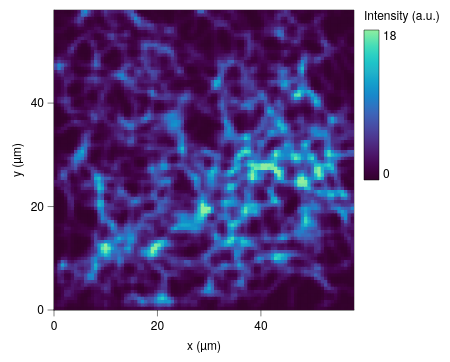

Write a Vega-Lite specification for this figure.
### Vega-Lite specification from a JSON file in a GitHub repository (floating-point values rounded to 4 significant figures; data arrays with more than 128 entries replaced by an {"elided": "..."} marker saying what was removed)
{"background": null, "config": {"arc": {"fill": "#DBDBDB", "fillOpacity": 1.0, "innerRadius": 37.5, "padAngle": 0.03, "stroke": "black", "strokeOpacity": 1, "strokeWidth": 0.25}, "area": {"fill": "#DBDBDB", "fillOpacity": 1.0, "stroke": "black", "strokeOpacity": 1, "strokeWidth": 0.25}, "axis": {"domain": true, "domainCap": "round", "domainColor": "black", "domainWidth": 0.25, "grid": false, "gridCap": "round", "gridColor": "#F1F1F1", "gridDash": [0, 0], "gridOpacity": 1.0, "gridWidth": 0.25, "labelColor": "black", "labelFont": "Helvetica Neue, HelveticaNeue, Helvetica, Arial, sans-serif", "labelFontSize": 6, "labelFontStyle": "normal", "labelFontWeight": 400, "offset": 0, "ticks": true, "tickCap": "round", "tickColor": "black", "tickRound": false, "tickSize": 3, "tickWidth": 0.25, "titleColor": "black", "titleFont": "Helvetica Neue, HelveticaNeue, Helvetica, Arial, sans-serif", "titleFontSize": 6, "titleFontStyle": "normal", "titleFontWeight": 400}, "axisX": {"domain": true, "labelAlign": "center", "labelAngle": 0, "labels": true, "ticks": true, "translate": 0}, "axisY": {"domain": true, "labelAlign": "right", "labelAngle": 0, "labels": true, "ticks": true, "translate": 0}, "axisRight": {"domain": true, "labelAlign": "left", "labelAngle": 0, "labels": true, "ticks": true, "translate": 0}, "axisTop": {"domain": true, "labelAlign": "center", "labelAngle": 0, "labels": true, "ticks": true, "translate": 0}, "axisBand": {"tickOffset": 0}, "bar": {"fill": "#DBDBDB", "fillOpacity": 1.0, "stroke": "black", "strokeOpacity": 1, "strokeWidth": 0.25}, "boxplot": {"size": 13.5, "ticks": {"cornerRadius": 0.25, "fill": "black", "opacity": 1, "size": 6.75, "thickness": 0.25}, "box": {"fillOpacity": 1.0, "stroke": "black", "strokeOpacity": 1, "strokeWidth": 0.25}, "median": {"cornerRadius": 0, "fill": "black", "fillOpacity": 1.0, "opacity": 1, "size": 13.5, "thickness": 0.25}, "rule": {"fill": "black", "fillOpacity": 1.0, "size": 15.0, "stroke": "black", "strokeDash": [0, 0], "strokeOpacity": 1, "strokeWidth": 0.25}, "outliers": {"color": "black", "fill": "black", "fillOpacity": 1.0, "size": 0, "stroke": "black", "strokeOpacity": 1, "strokeWidth": 0.25}}, "circle": {"fill": "black", "fillOpacity": 1.0, "size": 1.875, "stroke": null, "strokeOpacity": 1, "strokeWidth": 0.25}, "errorband": {"band": {"fillOpacity": 0.6, "stroke": null, "strokeWidth": 0.25, "strokeOpacity": 1}, "borders": {"opacity": 0, "strokeOpacity": 1, "strokeWidth": 0.25}}, "errorbar": {"opacity": 1, "rule": {"strokeDash": [0, 0], "strokeWidth": 0.25}, "ticks": {"color": "black", "cornerRadius": 0.125, "opacity": 1, "size": 9.0, "thickness": 0.25}, "thickness": 0.25}, "font": "Helvetica Neue, HelveticaNeue, Helvetica, Arial, sans-serif", "geoshape": {"fill": "#DBDBDB", "fillOpacity": 1.0, "stroke": "black", "strokeOpacity": 1, "strokeWidth": 0.25}, "header": {"labelColor": "black", "labelFont": "Helvetica Neue, HelveticaNeue, Helvetica, Arial, sans-serif", "labelFontSize": 6, "labelFontStyle": "normal", "labelFontWeight": 400, "titleColor": "black", "titleFont": "Helvetica Neue, HelveticaNeue, Helvetica, Arial, sans-serif", "titleFontSize": 6, "titleFontStyle": "normal", "titleFontWeight": 400, "titlePadding": 0}, "legend": {"disable": false, "offset": 4.5, "titlePadding": 4, "labelOffset": 2, "gradientLabelOffset": 2, "columnPadding": 4, "rowPadding": 2, "gradientLength": 75.0, "gradientThickness": 7.5, "gradientOpacity": 1.0, "gradientStrokeColor": "black", "gradientStrokeWidth": 0.25, "labelColor": "black", "labelFont": "Helvetica Neue, HelveticaNeue, Helvetica, Arial, sans-serif", "labelFontSize": 6, "labelFontStyle": "normal", "labelFontWeight": 400, "strokeColor": "black", "strokeWidth": 0, "symbolSize": 36, "symbolStrokeColor": "black", "symbolStrokeWidth": 0.25, "titleColor": "black", "titleFont": "Helvetica Neue, HelveticaNeue, Helvetica, Arial, sans-serif", "titleFontSize": 6, "titleFontStyle": "normal", "titleFontWeight": 400}, "line": {"color": "black", "stroke": "black", "strokeCap": "butt", "strokeDash": [0, 0], "strokeOpacity": 1, "strokeWidth": 0.5}, "point": {"filled": true, "fill": "#DBDBDB", "fillOpacity": 1.0, "size": 7.5, "stroke": "black", "strokeOpacity": 1, "strokeWidth": 0.25}, "range": {"category": ["#B2B2B2", "#4A7CD3", "#008542", "#664CAF", "#509F98", "#636363", "#284F93", "#005226", "#382864", "#285753"], "diverging": {"scheme": ["#443E60", "#5F597E", "#7C759B", "#9994B6", "#B7B4CC", "#D6D5DC", "#F6F6F6", "#D1DAD9", "#A4C2BF", "#7AA9A4", "#578E89", "#37736E", "#1B5954"]}, "heatmap": {"scheme": ["#32022B", "#43044D", "#4C196E", "#4D338C", "#484DA6", "#3A68BB", "#1D83CA", "#1D9CCB", "#23B5C9", "#28CDC5", "#4DE0B4", "#91EE9F"]}, "ordinal": {"scheme": ["#F1F1F1", "#DBDBDB", "#C6C6C6", "#B2B2B2", "#9D9D9D", "#898989", "#767676", "#636363", "#515151", "#404040", "#2F2F2F", "#1F1F1F"]}, "ramp": {"scheme": ["#440154", "#472270", "#433E82", "#38598C", "#2C728E", "#238A8D", "#24A086", "#39B578", "#5DC862", "#96D646", "#CAE02D", "#FDE724"]}}, "rule": {"color": "black", "stroke": "black", "strokeCap": "round", "strokeDash": [2, 2], "strokeOpacity": 1, "strokeWidth": 0.25}, "scale": {"barBandPaddingInner": 0.1, "rectBandPaddingInner": 0, "tickBandPaddingInner": 0.1, "bandPaddingOuter": 0.1, "bandWithNestedOffsetPaddingInner": 0.2, "bandWithNestedOffsetPaddingOuter": 0.2, "offsetBandPaddingInner": 0, "offsetBandPaddingOuter": 0, "round": false}, "rect": {"fill": "#DBDBDB", "fillOpacity": 1.0, "stroke": "black", "strokeOpacity": 1, "strokeWidth": 0.25}, "square": {"fill": "#DBDBDB", "fillOpacity": 1.0, "size": 15.0, "stroke": "black", "strokeOpacity": 1, "strokeWidth": 0.25}, "text": {"color": "black", "font": "Helvetica Neue, HelveticaNeue, Helvetica, Arial, sans-serif", "fontSize": 6, "fontStyle": "normal", "fontWeight": 400}, "tick": {"color": "black", "cornerRadius": 0.125, "opacity": 1.0, "size": 13.5, "thickness": 0.25}, "title": {"anchor": "middle", "frame": "group", "color": "black", "font": "Helvetica Neue, HelveticaNeue, Helvetica, Arial, sans-serif", "fontSize": 6, "fontStyle": "normal", "fontWeight": 400, "subtitleColor": "black", "subtitleFont": "Helvetica Neue, HelveticaNeue, Helvetica, Arial, sans-serif", "subtitleFontSize": 6, "subtitleFontStyle": "normal", "subtitleFontWeight": 400}, "trail": {"color": "black", "opacity": 1, "size": 0.5}, "view": {"continuousWidth": 150, "continuousHeight": 150, "discreteWidth": 150, "discreteHeight": 150, "fill": null, "stroke": "black", "strokeWidth": 0.25}}, "data": {"name": "data-020b619547a906ea36350f86a9190577"}, "mark": {"type": "rect", "clip": true, "stroke": null}, "encoding": {"color": {"field": "intensity", "title": "Intensity (a.u.)", "type": "quantitative"}, "x": {"field": "x0", "scale": {"domain": [0, 58.0], "nice": false}, "title": "x (µm)", "type": "quantitative"}, "x2": {"field": "x1"}, "y": {"field": "y0", "scale": {"domain": [0, 58.0], "nice": false}, "title": "y (µm)", "type": "quantitative"}, "y2": {"field": "y1"}}, "$schema": "https://vega.github.io/schema/vega-lite/v6.4.1.json", "datasets": {"data-020b619547a906ea36350f86a9190577": {"elided": "8100 records"}}}
